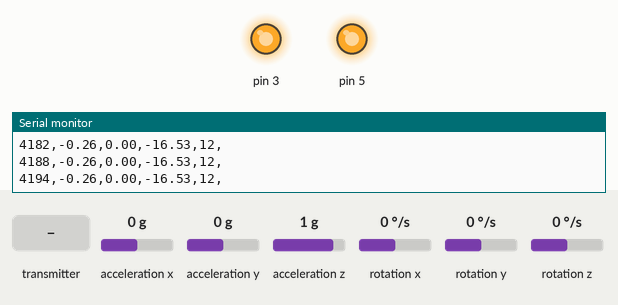
A sketch run on a simulated Arduino Uno, built with avr-gcc and run on an emulated ATmega328P. On the bench: output pins drawn as LEDs (lit = HIGH), the last lines printed to the serial monitor. The test bench sets the inputs (shaded band); at power-on: acceleration x 0 g, acceleration y 0 g, acceleration z 1 g, rotation x 0 °/s, rotation y 0 °/s, rotation z 0 °/s. No radio packets arrive unless stated.

Above: at 4.2 s.
4.3 s: the transmitter starts sending pitch = 1023
At 5.5 s:
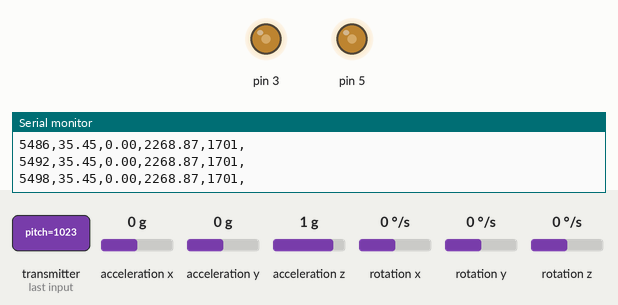
5.8 s: acceleration x set to 0.8 g
At 6.7 s:
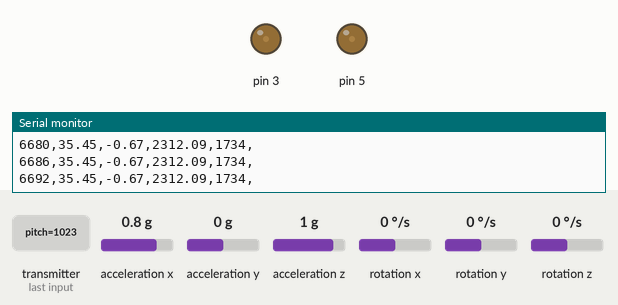
7.3 s: acceleration y set to -0.4 g
At 8.0 s:
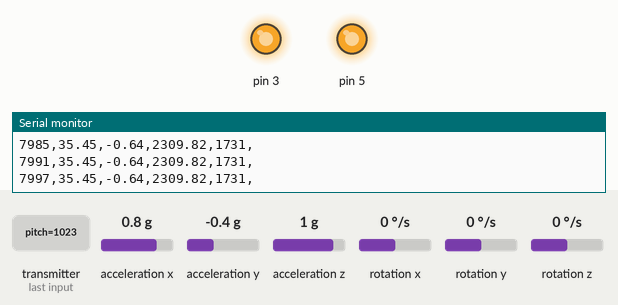
10.3 s: acceleration y set to -0.8 g
At 11.3 s:
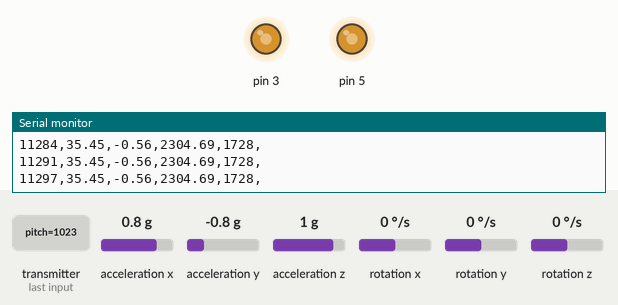
11.8 s: acceleration x set to 0 g
At 12.6 s:
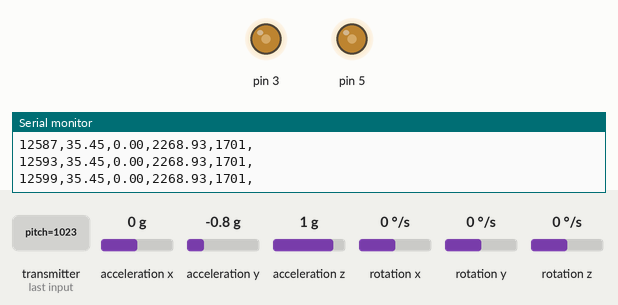
Timing chart, 0 to 14.8 s (numbered marks = the images above; inputs shaded):
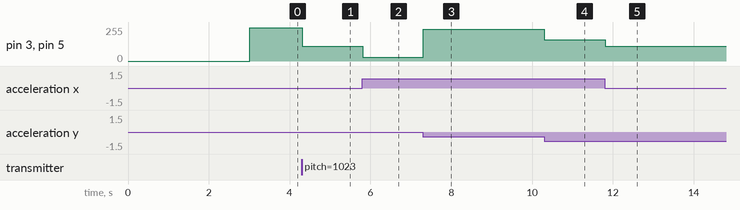

The sketch:

NDI_wheelieBot6-2.ino
```cpp
/*
 * Wheelie Bot: VERSION 2 - NDI
 *
 * Controller for arduino powered two wheeled robot using nonlinear dynamic inversion
 *
 * Equation of motion:
 *
 * F = [x_2d]*(M + m) - mL[phi_2d]*cos(phi) + mL[phi_1d]^2*sin(phi)
 *
 *
 * Sum of moments about pivot point:
 *
 * T + mgL*sin(phi) = [phi_2d]*(I_g + mL^2) - mL[x_2d]*cos(phi)
 *
 * LET:
 * F = horizontal force to keep robot standing (N)
 * T = motor torque (1 oz-in = 13.887386 kg-cm)
 * m = mass of body (kg)
 * M = mass of body + wheels (kg)
 * L = distance to body center of gravity (m)
 * I_g = moment of inertia about pivot point (kg-m^2)
 * g = gravitational (vertical) acceleration (9.81 m/s^2)
 * [x_2d] = horizontal acceleration (m/s^2)
 * phi = angle away from vertical (rad)
 * [phi_1d] = angular velocity from vertical (rad/s)
 * [phi_2d] = angular acceleration from vertical (rad/s^2)
 *
 * Control Law:
 *
 * [phi_2d] = [phi_2desired] + k_1*([phi_1desired] - [phi_1d]) + k_2*([phi_desired] - phi)
 *
 * Rearranging moment equation and control law for [phi_2d]
 *
 * T - [phi_2d]*(I_g + mL^2) + mL*([x_2d]*cos(phi) + g*sin(phi)) = [phi_2desired] + k_1*([phi_1desired] - [phi_1d]) + k_2*([phi_desired] - phi)
 *
 * Simplify by assuming [phi_2desired] = [phi_1desired] = 0
 *
 * Solve for T which becomes the motor command
 *
 * T = k_2*([phi_desired] - phi) - k_1*[phi_1d] + [phi_2d]*(I_g + mL^2) - mL*([x_2d]*cos(phi) + g*sin(phi))
 *
 * SETUP Rev 1:
 *
 * MPU6050 -> Arduino
 * Vcc -> 5v
 * GND
 * SCL -> Pin A5
 * SDA -> Pin A4
 * INT -> Pin 2
 *
 * NRF24L01 Radio -> Arduino
 * Pin 1 - GND
 * Pin 2 - CE    -> Pin 7
 * Pin 3 - SCK   -> Pin 13
 * Pin 4 - MISO  -> Pin 12
 * Pin 5 - IRQ   -> NC
 * Pin 6 - MOSI  -> Pin 11
 * Pin 7 - CSN   -> Pin 8
 * Pin 8 - 3v3 (5v if using radio helper block)
 *
 */

// Libraries to communicate with MPU
#include <MPU6050_tockn.h>
#include <SPI.h>
#include <nRF24L01.h>
#include <RF24.h>
#include <Wire.h>

#define w_n 8  // Increase for faster response time
#define zeta 1 // Decrease if model is less accurate, 1 = no overshoot
#define set_ang -14.8 // default set angle

#define m_a .8 // Mass of body arm (kg)
#define L_a 0.01 // Length to center of gravity (m)
#define Ig_a 0.005 // Moment of intertia for arm about pivot point (kg-m^2)

#define stp 1000 // sampling rate (Hz)
#define MAX_ANGLE 15 // Maximum Angle (degrees)
#define DEFAULT_OFFSET 90 // default equipment offset

#define LMD 6 // Left Motor Direction Pin
#define LMS 3 // Left Motor Speed Pin (PWM)
#define RMD 9 // Right Motor Direction Pin
#define RMS 5 // Right Motor Speed Pin (PWM)


// Define transmission datarate for NRF24L01
#define DATARATE RF24_2MBPS

// Instantiate the communication radio
RF24 radio(7,8); // CE, CSN
const uint64_t pipes[2] = {000001,000002};

// Instantiate the MPU
MPU6050 mpu6050(Wire);
// The MPU I got from amazon FUCKING SUCKS ASS, so I need to waste precious variable space on offset calculations in setup

// Communication definition structure for sending data through radio
typedef struct {
  int pitch;
  int yaw;
} commDef;

long timer; // Tracks clock for state update
float theta_des = set_ang*PI/180; // Desired angle

float theta_prev1 = 0; // Previous angle measurement
float theta_prev2 = 0; // Angle measurement from 2 cycles ago

void setMotor(float pit_cmd, float yaw_cmd, int lm_dir, int lm_pwm, int rm_dir, int rm_pwm, int max_theta) {
  /*
   * Sets motor commands and writes appropriate output to pins.
   *
   * pit_cmd = pitch command to maintain balance and keep direction
   * yaw_cmd = yaw command to turn the bot
   *
   * lm_dir = pin to determine the motor direction for the left motor
   * lm_pwm = pin that gets the desired motor speed command
   *
   * rm_dir = pin to determin the motor direction for the right motor
   * rm_pwm = pin that gets the desired motor speed command
   */
   float lambda_L;
   float lambda_R;
   // Determine overall forward or backward command with the turning command
  if(yaw_cmd > 0) {
    lambda_L = pit_cmd + yaw_cmd;
    lambda_R = pit_cmd - yaw_cmd;
  } else {
    lambda_L = pit_cmd - yaw_cmd;
    lambda_R = pit_cmd + yaw_cmd;
  }
  if(lambda_L > 0) {
    digitalWrite(rm_dir, HIGH);
  } else {
    digitalWrite(rm_dir, LOW);
  }
  if(lambda_R > 0) {
    digitalWrite(lm_dir, HIGH);
//    Serial.print("  Right Motor Forward: ");
  } else {
    digitalWrite(lm_dir, LOW);
//    Serial.print("  Right Motor Reverse: ");
  }
   lambda_L = map(abs(lambda_L), 0, max_theta, 0, 250);
   lambda_R = map(abs(lambda_R), 0, max_theta, 0, 250);
   analogWrite(lm_pwm, lambda_L);
//   Serial.println(lambda_R);
   analogWrite(rm_pwm, lambda_R);
}

// Numeric differentiation for first derivative by backward finite divided difference
float dot(float curr, float prev, float hgt) {
return((curr - prev) / hgt);
}

// Numeric differentiation for second derivative by backward finite divided difference
float dbl_dot(float curr, float prev1, float prev2, float hgt) {
return((curr - 2*prev1 + prev2) / hgt);
}

// Setup initialization commands
void setup() {
Serial.begin(115200);

radio.begin();
//radio.openWritingPipe(addresses[0]); // 000001
radio.openReadingPipe(1,pipes[0]); // 000002
radio.setDataRate(DATARATE);
radio.setPALevel(RF24_PA_MAX);
radio.setChannel(0x34);
radio.powerUp();
radio.startListening();
Wire.begin();
mpu6050.begin();
mpu6050.calcGyroOffsets(true);
mpu6050.update();
Serial.println("time(millis),theta_desired,theta_measured,motor_cmd,out_volts,");
}

// Main program
void loop() {
  int yaw_des = 0;
  radio.startListening();
  if(radio.available()) {
  while(radio.available()) {
    commDef joystick;
    radio.read(&joystick, sizeof(joystick));
    theta_des = (set_ang + joystick.pitch*2)*(PI/180);
    }
  }
  if(millis() - timer > (1000/stp)) {
  // Update the MPU measurements
      Serial.print(millis());
      Serial.print(",");
      mpu6050.update();
      float theta_meas = (mpu6050.getAngleY())*(PI/180); // current measured angle
      float theta_dot = dot(theta_meas, theta_prev1,stp); // calculated angular rate
      float theta_dbl_dot = dbl_dot(theta_meas, theta_prev1, theta_prev2,stp); // calculated angular acceleration
      float x_dbl_dot = mpu6050.getAccY()*9.81; // measured x-acceleration
      float z_dbl_dot = mpu6050.getAccX()*9.81; // measured z-acceleration
      float k_1 = 2*zeta*w_n; // Knowledge of system
      float k_2 = w_n*w_n; // Controller response time
      // Compute torque command to be sent to motor
      float max_out = k_2*MAX_ANGLE*PI/180 - k_1*theta_dot + theta_dbl_dot*(Ig_a + m_a*L_a*L_a) - m_a*L_a*(x_dbl_dot*cos(MAX_ANGLE*PI/180) + z_dbl_dot*sin(MAX_ANGLE*PI/180));
      float pitch_cmd = k_2*(theta_des - theta_meas) - k_1*theta_dot + theta_dbl_dot*(Ig_a + m_a*L_a*L_a) - m_a*L_a*(x_dbl_dot*cos(theta_meas) + z_dbl_dot*sin(theta_meas));
//      Serial.print("Theta DES = ");
      Serial.print(theta_des);
      Serial.print(",");
//      Serial.print("   Theta MEAS = ");
      Serial.print(theta_meas);
      Serial.print(",");
//      Serial.print("   PITCH COMMAND = ");
      Serial.print(pitch_cmd);
      Serial.print(",");
      setMotor(pitch_cmd, yaw_des, LMD, LMS, RMD, RMS, k_2*MAX_ANGLE*PI/180 - k_1*theta_dot + theta_dbl_dot*(Ig_a + m_a*L_a*L_a) - m_a*L_a*(x_dbl_dot*cos(MAX_ANGLE*PI/180) + z_dbl_dot*sin(MAX_ANGLE*PI/180))) ;
      // Cycle variables used for tracking derivatives
      Serial.print(map(abs(pitch_cmd),0,max_out,0,12));
      Serial.println(",");
      theta_prev2 = theta_prev1;
      theta_prev1 = theta_meas;
//      Serial.println(t_cmd);
      timer = millis();
    }
}
```

Measured:
- the behaviour switches between -0.2 and -0.3 g on acceleration y (found by bisection; images 2 and 3)
- after the input at 4.3 s, pin 3, pin 5: 250/255 → 109/255 at once
- after the input at 5.8 s, pin 3, pin 5: 109/255 → 29/255 at once
- after the input at 7.3 s, pin 3, pin 5: 29/255 → 238/255 at once
- after the input at 10.3 s, pin 3, pin 5: 238/255 → 160/255 at once
- after the input at 11.8 s, pin 3, pin 5: 160/255 → 109/255 at once
